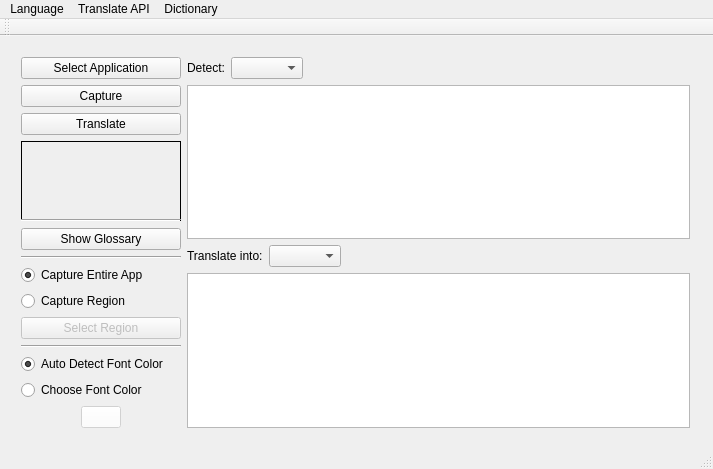
<?xml version="1.0" encoding="UTF-8"?>
<ui version="4.0">
 <class>ChaosTranslateClass</class>
 <widget class="QMainWindow" name="ChaosTranslateClass">
  <property name="geometry">
   <rect>
    <x>0</x>
    <y>0</y>
    <width>713</width>
    <height>469</height>
   </rect>
  </property>
  <property name="windowTitle">
   <string>Chaos Translate</string>
  </property>
  <property name="windowIcon">
   <iconset resource="ChaosTranslate.qrc">
    <normaloff>:/ChaosTranslate/Resources/Icon/Chaos.png</normaloff>:/ChaosTranslate/Resources/Icon/Chaos.png</iconset>
  </property>
  <property name="layoutDirection">
   <enum>Qt::LeftToRight</enum>
  </property>
  <property name="iconSize">
   <size>
    <width>48</width>
    <height>48</height>
   </size>
  </property>
  <widget class="QWidget" name="centralWidget">
   <widget class="QWidget" name="layoutWidget">
    <property name="geometry">
     <rect>
      <x>10</x>
      <y>10</y>
      <width>691</width>
      <height>393</height>
     </rect>
    </property>
    <layout class="QHBoxLayout" name="horizontalLayout">
     <item>
      <layout class="QVBoxLayout" name="verticalLayout">
       <item>
        <widget class="QPushButton" name="selectAppButton">
         <property name="sizePolicy">
          <sizepolicy hsizetype="Minimum" vsizetype="Expanding">
           <horstretch>0</horstretch>
           <verstretch>0</verstretch>
          </sizepolicy>
         </property>
         <property name="toolTip">
          <string>Select application to capture and translate</string>
         </property>
         <property name="text">
          <string>Select Application</string>
         </property>
        </widget>
       </item>
       <item>
        <widget class="QPushButton" name="captureButton">
         <property name="enabled">
          <bool>true</bool>
         </property>
         <property name="sizePolicy">
          <sizepolicy hsizetype="Minimum" vsizetype="Expanding">
           <horstretch>0</horstretch>
           <verstretch>0</verstretch>
          </sizepolicy>
         </property>
         <property name="toolTip">
          <string>Capture screenshot of the selected application and translate</string>
         </property>
         <property name="text">
          <string>Capture</string>
         </property>
        </widget>
       </item>
       <item>
        <widget class="QPushButton" name="translateButton">
         <property name="enabled">
          <bool>true</bool>
         </property>
         <property name="sizePolicy">
          <sizepolicy hsizetype="Minimum" vsizetype="Expanding">
           <horstretch>0</horstretch>
           <verstretch>0</verstretch>
          </sizepolicy>
         </property>
         <property name="text">
          <string>Translate</string>
         </property>
        </widget>
       </item>
       <item>
        <widget class="QLabel" name="imageLabel">
         <property name="sizePolicy">
          <sizepolicy hsizetype="Fixed" vsizetype="Fixed">
           <horstretch>0</horstretch>
           <verstretch>0</verstretch>
          </sizepolicy>
         </property>
         <property name="minimumSize">
          <size>
           <width>160</width>
           <height>80</height>
          </size>
         </property>
         <property name="maximumSize">
          <size>
           <width>160</width>
           <height>80</height>
          </size>
         </property>
         <property name="styleSheet">
          <string notr="true">border: 1px solid black</string>
         </property>
         <property name="text">
          <string/>
         </property>
         <property name="pixmap">
          <pixmap resource="ChaosTranslate.qrc">:/ChaosTranslate/Resources/Icon/Chaos.png</pixmap>
         </property>
         <property name="scaledContents">
          <bool>true</bool>
         </property>
        </widget>
       </item>
       <item>
        <widget class="Line" name="line">
         <property name="orientation">
          <enum>Qt::Horizontal</enum>
         </property>
        </widget>
       </item>
       <item>
        <widget class="QPushButton" name="glossaryButton">
         <property name="sizePolicy">
          <sizepolicy hsizetype="Minimum" vsizetype="Expanding">
           <horstretch>0</horstretch>
           <verstretch>0</verstretch>
          </sizepolicy>
         </property>
         <property name="text">
          <string>Show Glossary</string>
         </property>
        </widget>
       </item>
       <item>
        <widget class="Line" name="line_3">
         <property name="orientation">
          <enum>Qt::Horizontal</enum>
         </property>
        </widget>
       </item>
       <item>
        <widget class="QRadioButton" name="wholeCaptureRButton">
         <property name="enabled">
          <bool>true</bool>
         </property>
         <property name="text">
          <string>Capture Entire App</string>
         </property>
         <property name="checked">
          <bool>true</bool>
         </property>
         <attribute name="buttonGroup">
          <string notr="true">buttonGroup</string>
         </attribute>
        </widget>
       </item>
       <item>
        <widget class="QRadioButton" name="regionCaptureRButton">
         <property name="enabled">
          <bool>true</bool>
         </property>
         <property name="text">
          <string>Capture Region</string>
         </property>
         <attribute name="buttonGroup">
          <string notr="true">buttonGroup</string>
         </attribute>
        </widget>
       </item>
       <item>
        <widget class="QPushButton" name="ROIButton">
         <property name="enabled">
          <bool>false</bool>
         </property>
         <property name="sizePolicy">
          <sizepolicy hsizetype="Minimum" vsizetype="Expanding">
           <horstretch>0</horstretch>
           <verstretch>0</verstretch>
          </sizepolicy>
         </property>
         <property name="styleSheet">
          <string notr="true"/>
         </property>
         <property name="text">
          <string>Select Region</string>
         </property>
        </widget>
       </item>
       <item>
        <widget class="Line" name="line_4">
         <property name="orientation">
          <enum>Qt::Horizontal</enum>
         </property>
        </widget>
       </item>
       <item>
        <widget class="QRadioButton" name="autoColorRButton">
         <property name="enabled">
          <bool>true</bool>
         </property>
         <property name="text">
          <string>Auto Detect Font Color</string>
         </property>
         <property name="checked">
          <bool>true</bool>
         </property>
         <attribute name="buttonGroup">
          <string notr="true">buttonGroup_2</string>
         </attribute>
        </widget>
       </item>
       <item>
        <widget class="QRadioButton" name="manualColorRButton">
         <property name="enabled">
          <bool>true</bool>
         </property>
         <property name="text">
          <string>Choose Font Color</string>
         </property>
         <attribute name="buttonGroup">
          <string notr="true">buttonGroup_2</string>
         </attribute>
        </widget>
       </item>
       <item alignment="Qt::AlignHCenter">
        <widget class="QColorPicker" name="fontColorButton">
         <property name="enabled">
          <bool>false</bool>
         </property>
         <property name="sizePolicy">
          <sizepolicy hsizetype="Fixed" vsizetype="Fixed">
           <horstretch>0</horstretch>
           <verstretch>0</verstretch>
          </sizepolicy>
         </property>
         <property name="styleSheet">
          <string notr="true">background-color: rgb(255, 255, 255);</string>
         </property>
         <property name="text">
          <string/>
         </property>
        </widget>
       </item>
      </layout>
     </item>
     <item>
      <layout class="QVBoxLayout" name="verticalLayout_3">
       <item>
        <layout class="QHBoxLayout" name="horizontalLayout_2">
         <item>
          <widget class="QLabel" name="label">
           <property name="sizePolicy">
            <sizepolicy hsizetype="Fixed" vsizetype="Preferred">
             <horstretch>0</horstretch>
             <verstretch>0</verstretch>
            </sizepolicy>
           </property>
           <property name="text">
            <string>Detect:</string>
           </property>
          </widget>
         </item>
         <item>
          <widget class="QComboBox" name="srcLanguageComboBox">
           <property name="sizePolicy">
            <sizepolicy hsizetype="Fixed" vsizetype="Fixed">
             <horstretch>0</horstretch>
             <verstretch>0</verstretch>
            </sizepolicy>
           </property>
          </widget>
         </item>
         <item>
          <spacer name="horizontalSpacer">
           <property name="orientation">
            <enum>Qt::Horizontal</enum>
           </property>
           <property name="sizeHint" stdset="0">
            <size>
             <width>40</width>
             <height>20</height>
            </size>
           </property>
          </spacer>
         </item>
        </layout>
       </item>
       <item>
        <widget class="QTextEdit" name="textEdit"/>
       </item>
       <item>
        <layout class="QHBoxLayout" name="horizontalLayout_3">
         <item>
          <widget class="QLabel" name="label_2">
           <property name="text">
            <string>Translate into:</string>
           </property>
          </widget>
         </item>
         <item>
          <widget class="QComboBox" name="tgtLanguageComboBox"/>
         </item>
         <item>
          <spacer name="horizontalSpacer_2">
           <property name="orientation">
            <enum>Qt::Horizontal</enum>
           </property>
           <property name="sizeHint" stdset="0">
            <size>
             <width>40</width>
             <height>20</height>
            </size>
           </property>
          </spacer>
         </item>
        </layout>
       </item>
       <item>
        <widget class="QTextEdit" name="textEdit_2"/>
       </item>
      </layout>
     </item>
    </layout>
   </widget>
  </widget>
  <widget class="QMenuBar" name="menuBar">
   <property name="geometry">
    <rect>
     <x>0</x>
     <y>0</y>
     <width>713</width>
     <height>23</height>
    </rect>
   </property>
   <widget class="QMenu" name="menuLanguage">
    <property name="title">
     <string>Language</string>
    </property>
   </widget>
   <widget class="QMenu" name="menuTranslate_API">
    <property name="title">
     <string>Translate API</string>
    </property>
    <addaction name="actionGoogle"/>
    <addaction name="actionBing"/>
    <addaction name="actionYandex"/>
   </widget>
   <widget class="QMenu" name="menuDictionary">
    <property name="title">
     <string>Dictionary</string>
    </property>
   </widget>
   <addaction name="menuLanguage"/>
   <addaction name="menuTranslate_API"/>
   <addaction name="menuDictionary"/>
  </widget>
  <widget class="QToolBar" name="mainToolBar">
   <attribute name="toolBarArea">
    <enum>TopToolBarArea</enum>
   </attribute>
   <attribute name="toolBarBreak">
    <bool>false</bool>
   </attribute>
  </widget>
  <widget class="QStatusBar" name="statusBar"/>
  <action name="actionGoogle">
   <property name="checkable">
    <bool>true</bool>
   </property>
   <property name="checked">
    <bool>true</bool>
   </property>
   <property name="text">
    <string>Google</string>
   </property>
  </action>
  <action name="actionBing">
   <property name="checkable">
    <bool>true</bool>
   </property>
   <property name="text">
    <string>Bing</string>
   </property>
  </action>
  <action name="actionYandex">
   <property name="text">
    <string>Yandex</string>
   </property>
  </action>
 </widget>
 <layoutdefault spacing="6" margin="11"/>
 <customwidgets>
  <customwidget>
   <class>QColorPicker</class>
   <extends>QPushButton</extends>
   <header>qcolorpicker.h</header>
  </customwidget>
 </customwidgets>
 <resources>
  <include location="ChaosTranslate.qrc"/>
 </resources>
 <connections/>
 <buttongroups>
  <buttongroup name="buttonGroup_2"/>
  <buttongroup name="buttonGroup"/>
 </buttongroups>
</ui>
